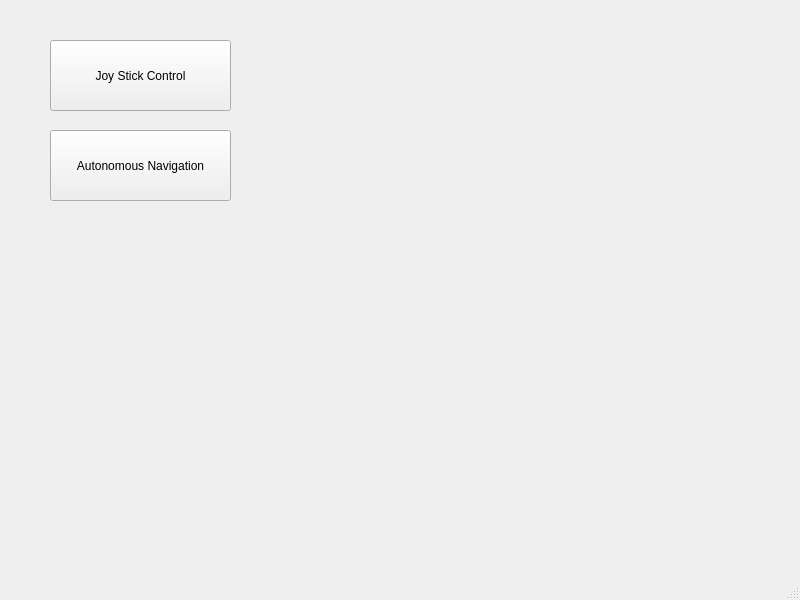
<?xml version="1.0" encoding="UTF-8"?>
<ui version="4.0">
 <class>MainWindow</class>
 <widget class="QMainWindow" name="MainWindow">
  <property name="geometry">
   <rect>
    <x>0</x>
    <y>0</y>
    <width>800</width>
    <height>600</height>
   </rect>
  </property>
  <property name="windowTitle">
   <string>MainWindow</string>
  </property>
  <widget class="QWidget" name="centralwidget">
   <widget class="QPushButton" name="pushButton_JoyStickControl">
    <property name="geometry">
     <rect>
      <x>50</x>
      <y>40</y>
      <width>181</width>
      <height>71</height>
     </rect>
    </property>
    <property name="text">
     <string>Joy Stick Control</string>
    </property>
   </widget>
   <widget class="QPushButton" name="pushButton_AutoNavig">
    <property name="geometry">
     <rect>
      <x>50</x>
      <y>130</y>
      <width>181</width>
      <height>71</height>
     </rect>
    </property>
    <property name="text">
     <string>Autonomous Navigation</string>
    </property>
   </widget>
  </widget>
  <widget class="QMenuBar" name="menubar">
   <property name="geometry">
    <rect>
     <x>0</x>
     <y>0</y>
     <width>800</width>
     <height>22</height>
    </rect>
   </property>
  </widget>
  <widget class="QStatusBar" name="statusbar"/>
 </widget>
 <resources/>
 <connections/>
</ui>
